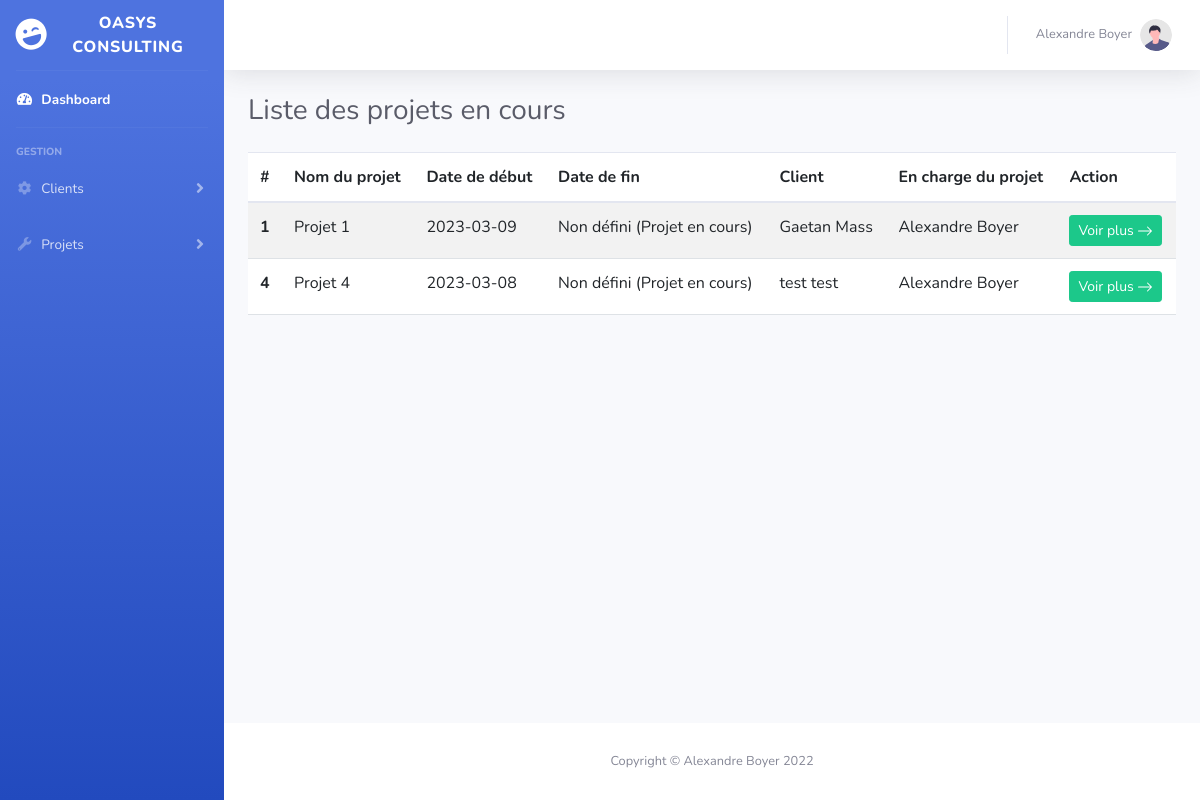
Before: /controller/Route.php?action=list_current_project (signed in) with the older database file.
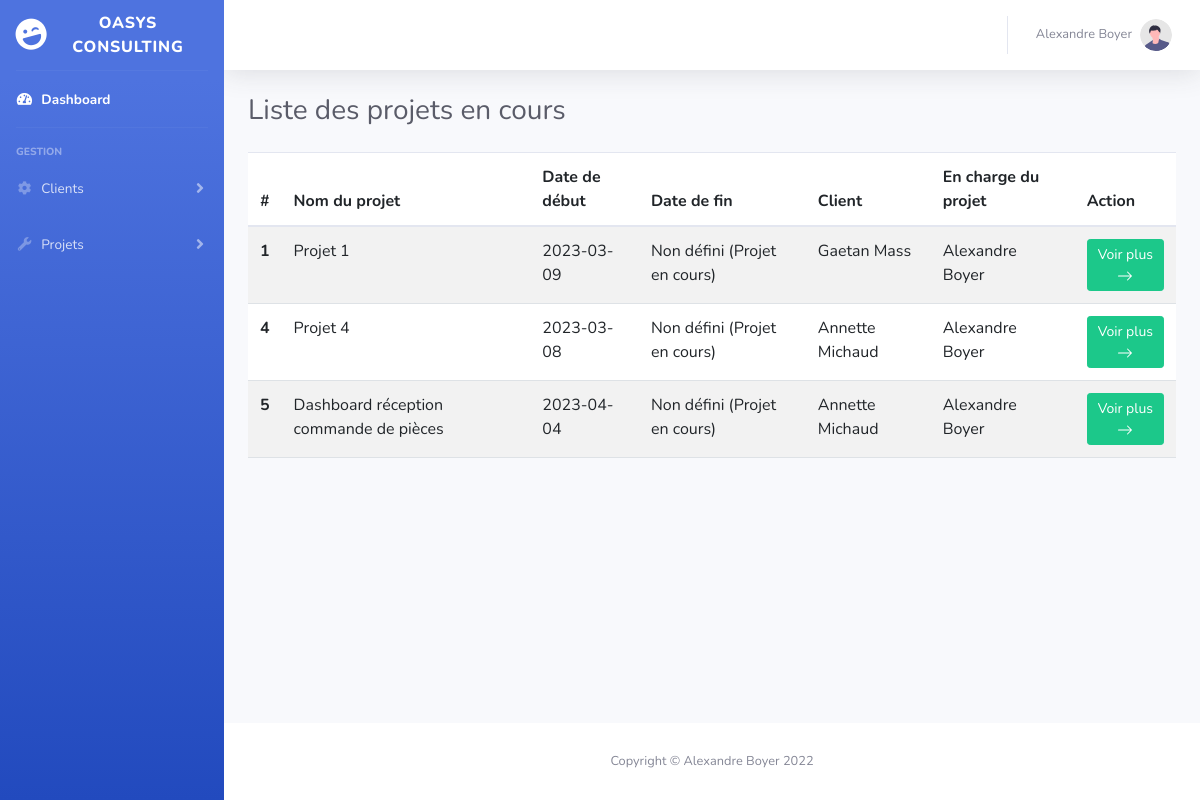
After: the same page with the newer database file.
### tables this page shows
CREATE TABLE `projet` (
  `code_projet` int(11) NOT NULL,
  `libelle_projet` varchar(50) NOT NULL,
  `date_de_debut_projet` date NOT NULL,
  `date_de_fin_projet` date DEFAULT NULL,
  `taux_horaire_projet` int(11) DEFAULT NULL,
  `id_user` int(11) NOT NULL,
  `id_facturation` int(11) DEFAULT NULL,
  `id_client` int(11) NOT NULL
);

CREATE TABLE `client` (
  `id_client` int(11) NOT NULL,
  `adresse_mail_client` varchar(255) DEFAULT NULL,
  `nom_client` varchar(255) DEFAULT NULL,
  `prenom_client` varchar(255) DEFAULT NULL,
  `nom_entreprise_client` varchar(255) NOT NULL
);

CREATE TABLE `user` (
  `id_user` int(11) NOT NULL,
  `adresse_mail_user` varchar(255) DEFAULT NULL,
  `password_user` varchar(255) DEFAULT NULL,
  `nom_user` varchar(50) DEFAULT NULL,
  `prenom_user` varchar(50) DEFAULT NULL,
  `id_role` int(11) NOT NULL
);

### controller/List_current_projectController.php (called while the page is built, shortened)
<?php
class List_current_projectController extends Controller
{
    public function resolve() {
        $projetSERVICE = new \model\service\projetSERVICE();
        $vars = [
            "listCurrentProjects" => $projetSERVICE->getCurrentProject(),
        ];
        $this->render("list_current_project", $vars);
    }
}

### controller/Route.php (called while the page is built, shortened)
<?php
    require_once("../autoloader.php");
        $controller = new $controllerName();
        $controller->guard();
        $controller->resolve();
?>

### model/metier/projetMetier.php (called while the page is built, shortened)
<?php
class projetMetier {
    private $code_projet;
    private $libelle_projet;
    private $date_de_debut_projet;
    private $prenom_client;
    private $nom_client;
    private $prenom_gestionnaire_projet;
    private $nom_gestionnaire_projet;
    public function setCode_projet($code_projet) : void {
        $this->code_projet = $code_projet;
    }
    public function setLibelle_projet($libelle_projet) : void {
        $this->libelle_projet = $libelle_projet;
    }
    public function setDate_de_debut_projet($date_de_debut_projet) : void {
        $this->date_de_debut_projet = $date_de_debut_projet;
    }
    public function setPrenom_client($prenom_client) : void {
        $this->prenom_client = $prenom_client;
    }
    public function setNom_client($nom_client) : void {
        $this->nom_client = $nom_client;
    }
    public function setPrenom_gestionnaire_projet($prenom_gestionnaire_projet) : void {
        $this->prenom_gestionnaire_projet = $prenom_gestionnaire_projet;
    }
    public function setNom_gestionnaire_projet($nom_gestionnaire_projet) : void {
        $this->nom_gestionnaire_projet = $nom_gestionnaire_projet;
    }
    public function getCode_projet() {
        return $this->code_projet;
    }
    public function getLibelle_projet() {
        return $this->libelle_projet;
    }
    public function getDate_de_debut_projet() {
        return $this->date_de_debut_projet;
    }
    public function getPrenom_client() {
        return $this->prenom_client;
    }
    public function getNom_client() {
        return $this->nom_client;
    }
    public function getPrenom_gestionnaire_projet() {
        return $this->prenom_gestionnaire_projet;
    }
    public function getNom_gestionnaire_projet() {
        return $this->nom_gestionnaire_projet;
    }
}
?>

### model/dao/projetDAO.php (called while the page is built, shortened)
<?php
class projetDAO
{
    private $Connection;
    public function __construct()
    {
        try {
            $hconnection = new Connexion();
            $this->Connection = $hconnection->getConnection();
        } catch (\Exception $e) {
            throw new \Exception('Impossible d\'établir la connexion à la BD.');
        }
    }
    public function getCurrentProject()
    {
       $getCurrentProject =  $this->Connection->prepare("SELECT projet.code_projet, libelle_projet, date_de_debut_projet, date_de_fin_projet, projet.id_client, client.nom_client, client.prenom_client, user.nom_user, user.prenom_user FROM projet, client, user WHERE projet.id_client = client.id_client AND projet.id_user = user.id_user AND projet.id_user = :id_user AND date_de_fin_projet IS NULL");
       $getCurrentProject->bindParam(':id_user', $_SESSION['id']);
       $getCurrentProject->execute();
        return projetMetier::fromFetchAllData($getCurrentProject->fetchAll());
    }
}
?>

### model/dao/Connexion.php (called while the page is built, shortened)
<?php
class Connexion{
    private $driver;
    private $host, $user, $pass, $database, $charset;
    public function __construct() {
        $this->driver=DB_DRIVER;
        $this->host=DB_HOST;
        $this->user=DB_USER;
        $this->pass=DB_PASS;
        $this->database=DB_DATABASE;
        $this->charset=DB_CHARSET;
    }
    public function getConnection(){
        $dsn = $this->driver.':host='.$this->host.';dbname='.$this->database.';charset='.$this->charset;
        try {
            $connection = new \PDO($dsn, $this->user, $this->pass);
            $connection->setAttribute(\PDO::ATTR_ERRMODE, \PDO::ERRMODE_EXCEPTION);
            return $connection;
        } catch (\PDOException $e) {
            throw new \Exception('Impossible d\'établir la connexion à la BD.');
        }
    }
}
?>

### model/service/projetSERVICE.php (called while the page is built, shortened)
<?php
class projetSERVICE {
    private $projetDAO;
    public function __construct() {
        try {
            $this->projetDAO = new \model\dao\projetDAO();
        }
        catch (\Exception $e) {
            throw new \Exception('Impossible d\'établir la connexion à la BD.');
        }
    }
    public function getCurrentProject() {
        return $this->projetDAO->getCurrentProject();
    }
}

### autoloader.php (called while the page is built, shortened)
<?php
class Autoloader {
    static public function loader($className) {
        $filename = BASE_PATH.DIRECTORY_SEPARATOR.str_replace("\\", DIRECTORY_SEPARATOR, $className) . ".php";
        if (file_exists($filename)) {
            if (class_exists($className)) {
                return TRUE;
            }
        }
        return FALSE;
    }
}
?>

### view/list_current_project.php (the view, shortened to what the changed rows need)
<!DOCTYPE html>
<html lang="fr">
    <head>
        <link href="../assets/vendor/fontawesome-free/css/all.min.css" rel="stylesheet" type="text/css">
        <link href="https://cdn.jsdelivr.net/npm/bootstrap@5.3.0-alpha1/dist/css/bootstrap.min.css" rel="stylesheet">
        <link href="../assets/css/sb-admin-2.min.css" rel="stylesheet">
    </head>
    <body id="page-top">
    <div id="wrapper">
        <?php
        include('../assets/include/header.php');
        ?>
        <div id="content-wrapper" class="d-flex flex-column">
            <div id="content">
                <?php
                include('../assets/include/topbar.php');
                ?>
                <div class="container-fluid">
                    <h1 class="h3 mb-4 text-gray-800">Liste des projets en cours</h1>
                    <table class="table table-striped">
                        <thead>
                            <tr>
                                <th scope="col">#</th>
                                <th scope="col">Nom du projet</th>
                                <th scope="col">Date de début</th>
                                <th scope="col">Date de fin</th>
                                <th scope="col">Client</th>
                                <th scope="col">En charge du projet</th>
                                <th scope="col">Action</th>
                            </tr>
                        </thead>
                        <tbody>
                            <?php
                            foreach($listCurrentProjects as $currentproject) {
                                echo "<tr>";
                                    echo "<th scope='row'>".$currentproject->getCode_projet()."</th>";
                                    echo "<td>".$currentproject->getLibelle_projet()."</td>";
                                    echo "<td>".$currentproject->getDate_de_debut_projet()."</td>";
                                    echo "<td>Non défini (Projet en cours)</td>";
                                    echo "<td>".$currentproject->getPrenom_client()." ".$currentproject->getNom_client()."</td>";
                                    echo "<td>".$currentproject->getPrenom_gestionnaire_projet()." ".$currentproject->getNom_gestionnaire_projet()."</td>";
                                    echo "<td><a class='btn btn-sm btn-success' href='../controller/Route.php?action=project&project_number=".$currentproject->getCode_projet()."'>Voir plus <svg xmlns='http://www.w3.org/2000/svg' width='16' height='16' fill='currentColor' class='bi bi-arrow-right' viewBox='0 0 16 16'><path fill-rule='evenodd' d='M1 8a.5.5 0 0 1 .5-.5h11.793l-3.147-3.146a.5.5 0 0 1 .708-.708l4 4a.5.5 0 0 1 0 .708l-4 4a.5.5 0 0 1-.708-.708L13.293 8.5H1.5A.5.5 0 0 1 1 8z'/></svg></a></td>";
                                echo "</tr>";
                            }
                            ?>
                        </tbody>
                    </table>
                </div>
            </div>
            <?php
            include('../assets/include/footer.php');
            ?>
        </div>
    </div>
    </body>
</html>

Changed rows visible on the page:
changed through a linked row, projet "Projet 4": id_client.prenom_client "test" → "Annette"; id_client.nom_client "test" → "Michaud"
added projet: code_projet "5", libelle_projet "Dashboard réception commande de pièces", date_de_debut_projet "2023-04-04", id_client.prenom_client "Annette", id_client.nom_client "Michaud", id_user.prenom_user "Alexandre", id_user.nom_user "Boyer"
